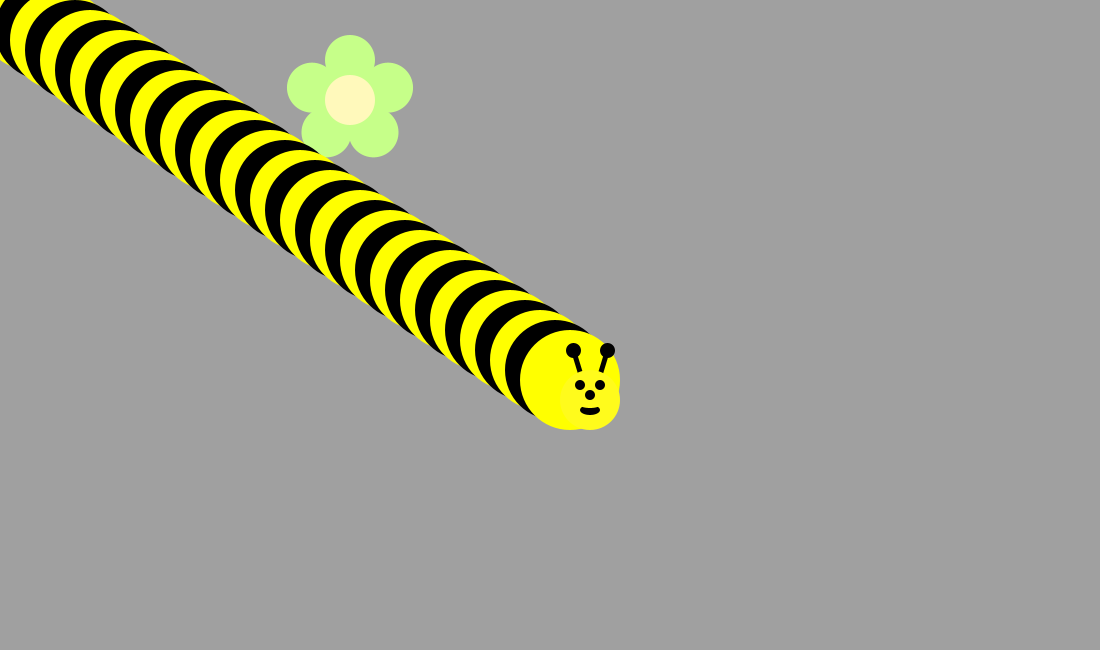
Frame 1 (no input)
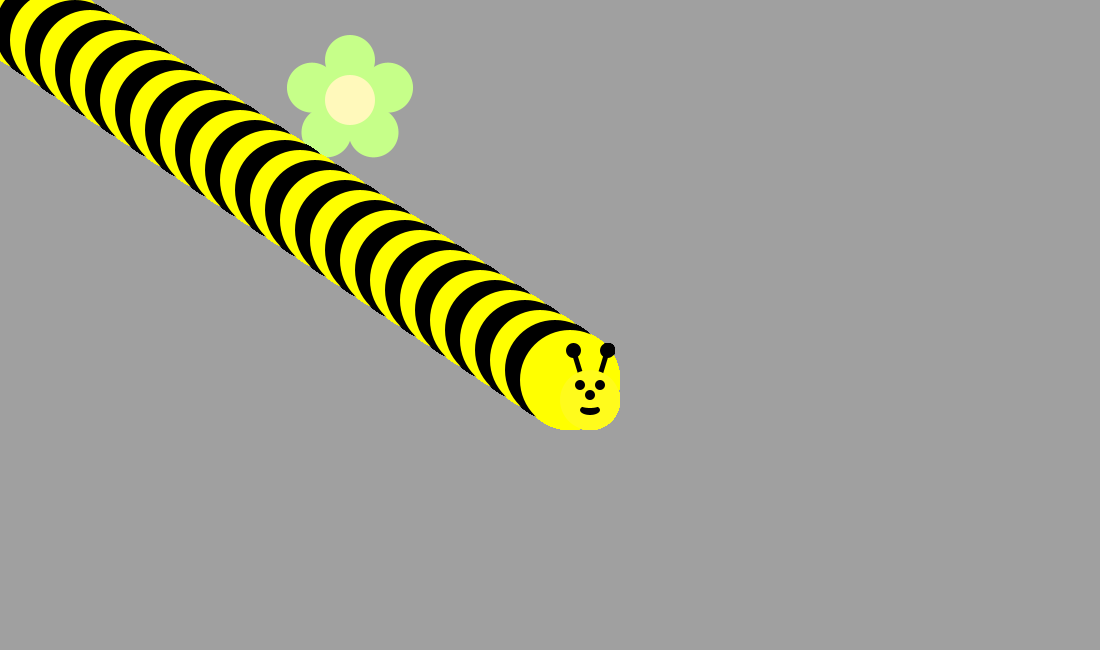
Frame 60 (the mouse pressed at the canvas centre just before this capture)
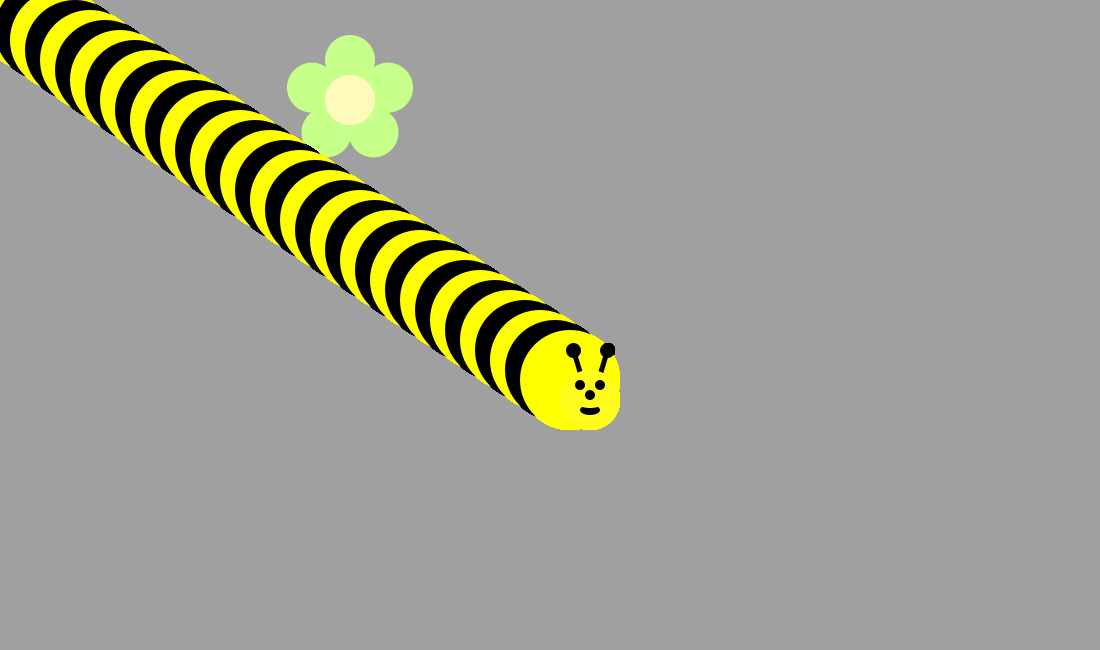
Frame 120 (the mouse held since frame 60 and released just before this capture)

The Processing sketch that drew these frames (run headless with seeded random() and noise(); from frame 60 on, the mouse is pressed at the canvas centre):

// Processing sketch: bumble_bee
// ── bumble_bee.pde

void setup() {
  ellipseMode(CENTER);
  size(1100, 650);
  background(160, 160, 160);
  drawFlower(350, 100);
}

void draw() {

  // First run the program and you should see a flower.  


  /* Then, use a loop to make a body for the Bee! 
   (see the image on the recipe, it's a diagonal line of circles)
   Use modulo to make the colors alternate between yellow and black
   */
  for (int i = 0; i < 39; i++) {
    if (i % 2 == 0) {
      fill(255,255,0);
    } else {
      fill(0,0,0);
      
    }
     ellipse(i*15, i*10, 100, 100);
  }


  /*
Now put his head on using drawBeeFace(x,y)
   */
   
   drawBeeFace(590,400);
}

/**************   Use these methods but  DON'T CHANGE THE CODE BELOW  **************/

void drawFlower(int x, int y) {
  noStroke();
  translate(x, y);
  // draw 5 petals, rotating after each one
  fill(#c6ff89);      // green
  for (int i = 0; i < 5; i++) {
    ellipse(0, -40, 50, 50);
    rotate(radians(72));
  }
  fill(#fff9bb); // light yellow
  ellipse(0, 0, 50, 50);
} 
void drawBeeFace(int BeeFaceX, int BeeFaceY) {
  noStroke();
  fill(0, 0, 0);
  stroke(1);
  strokeWeight(5);
  line(BeeFaceX-10, BeeFaceY-27, BeeFaceX-17, BeeFaceY-50);
  line(BeeFaceX+10, BeeFaceY-27, BeeFaceX+17, BeeFaceY-50);
  ellipse(BeeFaceX-17, BeeFaceY-50, 10, 10);
  ellipse(BeeFaceX+17, BeeFaceY-50, 10, 10);
  noStroke();
  fill(255, 251, 28);
  ellipse(BeeFaceX, BeeFaceY, 60, 60); // face
  fill(255, 237, 209);
  fill(0, 0, 0);
  ellipse(BeeFaceX-10, BeeFaceY-15, 10, 10); // eyes
  ellipse(BeeFaceX+10, BeeFaceY-15, 10, 10);
  ellipse(BeeFaceX, BeeFaceY-5, 10, 10); // nose
  ellipse(BeeFaceX, BeeFaceY+10, 20, 10);// mouth
  fill(255, 251, 28);
  ellipse(BeeFaceX, BeeFaceY+5, 20, 6);
}
